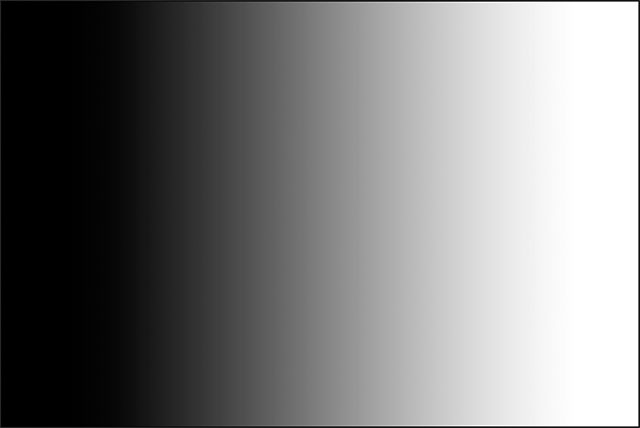
#> input picture Basic Programs/Thresholding/gradient.jpg, 640 x 428 px
$ python Simple_Image_Thresholding.py
#> lines starting #> are read from the running program, lines starting #| are printed output that depends on the picture; after the words box and inside, x2 and y2 are one past the last pixel; in counts of white or black regions, pixels touching at a corner belong together
#Simple Image Thresholding- In computer vision image segmentation is the base for analysing images by converting an image into multiple segments (super pixel) or regions.
#Image thresholding is one of the simplest method to separate regions which are higher than the set threshold.

#Thresholding means converting image into binary format.
#It is important for image processing. Because, some time people need separation of dark and light region.
#Thresholding image can separate dark and light side of the colorful image.

import cv2
import numpy as np
from matplotlib import pyplot as plt


img= cv2.imread('gradient.jpg',0)
#> img is the input picture: shape (428, 640); min 0, max 255, mean 125.2
#img= cv2.resize(img,(350,350))

# applying different thresholding techniques on the input image

# All pixels value above 120 will be set to 255 in simple THRESH_BINARY and so features of other types.
_, th1 = cv2.threshold(img, 120, 255, cv2.THRESH_BINARY)
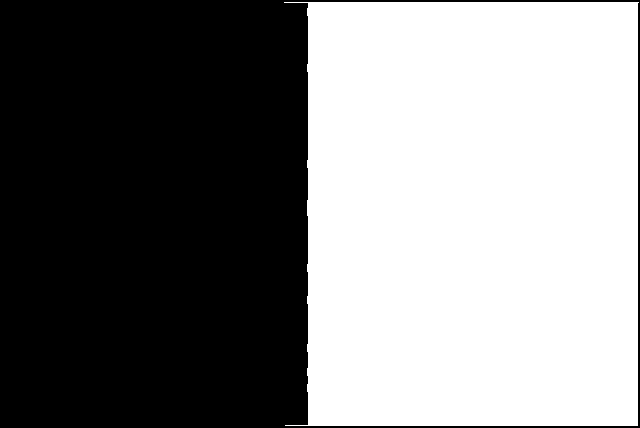
#> th1: shape (428, 640); 51.1% white; 1 black region, box (x1, y1, x2, y2) and area: (0, 0, 640, 428) 133872
_, th2 = cv2.threshold(img, 120, 255, cv2.THRESH_BINARY_INV) #inverse of Binary
_, th3 = cv2.threshold(img, 150, 255, cv2.THRESH_TRUNC) # If pixel value (<150) no change in the image but if pixel values (>150) all values set to 150.
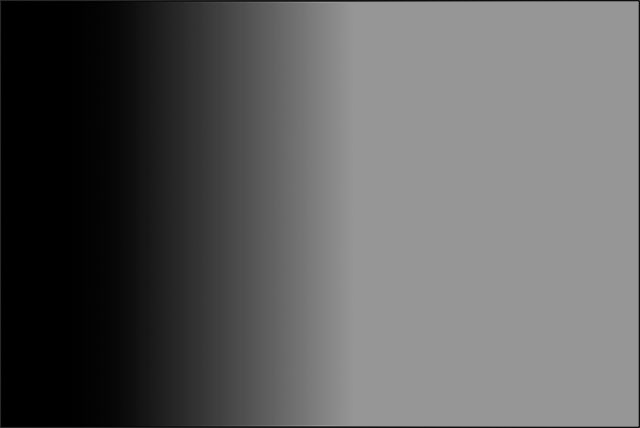
#> th3: shape (428, 640); min 0, max 150, mean 94.6
_, th4 = cv2.threshold(img, 150, 255, cv2.THRESH_TOZERO)# If pixel value (<150) all values changed to 0(black) but if pixel values (>150) no change in pixel values
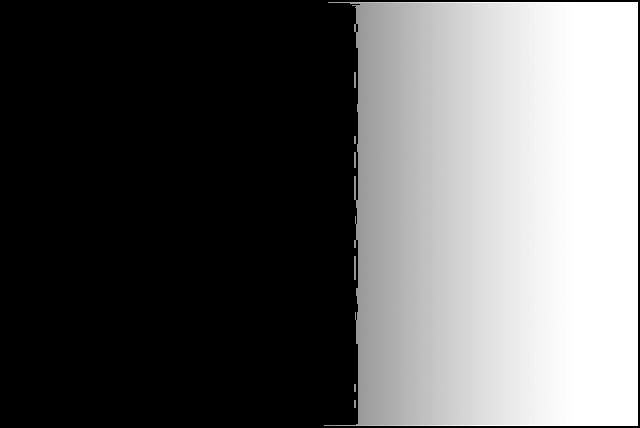
#> th4: shape (428, 640); min 0, max 255, mean 95.9
_, th5 = cv2.threshold(img, 150, 255, cv2.THRESH_TOZERO_INV) #inverse of th4
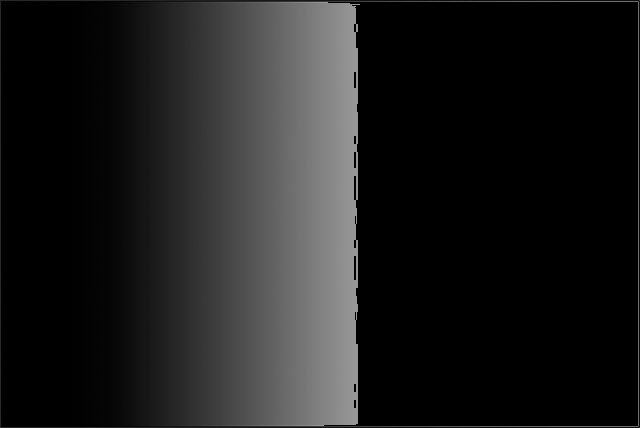
#> th5: shape (428, 640); min 0, max 150, mean 29.3

titles = ['Original','Th_Binary','Th_Binary_INV','Th_TRUNC','Th_TOZERO','Th_TOZERO_INV']
images = [img, th1,th2,th3,th4,th5]

# Using matplotlib
for i in range(6):
    plt.subplot(2, 3, i+1), plt.imshow(images[i], 'gray')
    plt.title(titles[i])
    plt.xticks([]),plt.yticks([])

plt.show()
# [14 lines of commented-out code are left out]
